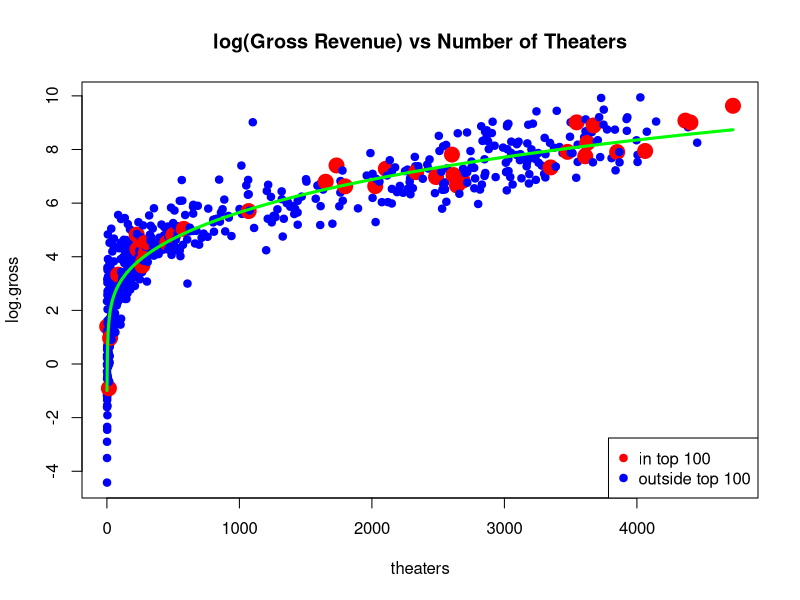

Here is the R script that generated this plot:
#19_CT_1.R
setwd("/Users/kurisuuu/Documents/glasgow_stats_2021/introtoR/2019_CT1-20210210/M")

#1 [2 marks] Use R to read in the file julymovies.csv *correctly* and 
#save it as a dataframe called movies.
movies=read.csv('julymovies.csv',na.string="*")
#correct

#2. [2 marks] Define a variable called lionsgate which contains the 
#number of movies within the dataframe movies which were distributed by Lionsgate.
#阅读理解错误，是求sum
#lionsgate=subset(movie,movie$distributor=='Lionsgate')
#i=0
#sum=0
#lionsgate=length(lionsgate$days)
#一开始错，修改后也work，直接用length导出
lionsgate=sum(movies$distributor=="Lionsgate")


#3. [2 marks] Define a vector called missing which contains the number of missing 
#values for each variable in the movies dataframe.
#In other words, the vector missing should have many elements as there are columns in the movies
#dataframe and each element in missing should correspond to one of the columns.
subset(movies,(movies$title=='NA'))
subset(movies,(movies$dis=='NA'))
subset(movies,(movies$g=='NA'))
subset(movies,(movies$thea=='NA'))
subset(movies,(movies$days=='NA'))
subset(movies,(movies$date=='NA'))
subset(movies,(movies$top=='NA'))
### WRONG!
#用is.na()，利用colsum，生成每一个col的sum，从而实现分col求和
missing=colSums(is.na(movies));missing

#4. [3 marks] Update the movies data frame by removing all rows where the values of days and top are
#missing. The updated dataframe should be called movies.
movies=subset(movies,!is.na(movies$days))
movies=subset(movies,!is.na(movies$top))
###correct
#Ans
movies <- subset(movies, !is.na(movies$top)&!is.na(movies$days))

#5. [2 marks] Define a variable called average.gross which contains the average 
#revenue per theatre for movies distributed by Walt Disney
#movies_yuno=subset(movies,movies$dis=="Walt Disney")
#movies_yuno=transform(movies_yuno,average.rev=gross/theaters)
#average.gross=movies_yuno$average.rev
#wrong(changed)
#ans 
disney=subset(movies, movies$distributor=="Walt Disney")
average.gross=sum(disney$gross)/sum(disney$theaters)

#6. [2 marks] Define a variable called log.gross which contains, for each movie 
#in the dataframe, the log transformed gross revenue. Add this variable to the 
#movies dataframe. (The additional column name should be log.gross and the 
#resulting dataframe should still be called movies)
#movies=transform(movies,log.gross=log(gross))
#correct
log.gross <- log(movies$gross)
movies <- transform(movies, log.gross=log.gross)

#7. [2 marks] Sort the movies data frame by number of theaters. 
#The sorted dataframe should be called movies.
#a=sort(movies$theaters)
#movies=movies[a,] 
#怎么重新排序呢？没思路 wrong!
#按行排序
#answer
movies=movies[order(movies$theaters),]
#x=c(1,9,5,6)
#p=order(x);p
#x[p]
#we can obtained sorted vector by apply the permutation obtained from order to x

#8. [5 marks] Produce a plot of log.gross by theaters
#Points representing movies which were in the top 100 grossing American movies of all time should be
#coloured red, while those which were not in the top 100 should be coloured blue.
#• You should set pch=19 (this changes the plotting character to an solid circle)
#• Points representing the movies which were in the top 100 grossing American movies of all time should
#be twice the size of those representing movies not in the top 100.
#• The title of the plot “log(Gross Revenue) vs Number of Theaters”.
#• There should be a legend the same as the one shown on the plot on page 3.

#Wrong! 怎么弄top100呢？
#如何控制cex呢？1+unclass
mycol=c("blue","red")
plot(log.gross~theaters,data=movies, #画log图，先加一行
     #cex.axis=1.1, cex.lab=1.1, cex.main=1.1,
     col=mycol[unclass(movies$top)+1],
     main="log(Gross Revenue) vs Number of Theaters",
     pch=19,
     cex = unclass(movies$top)+1)
legend("bottomright",pch=19,col=c("red","blue"),
       legend=c("in top 100","outside top 100"))

#9 Define a matrix X which is the design matrix required for fitting a fractional polynomial regression
#model where log transformed gross revenue is the response, y, and number of theaters is the covariate,
#x.
x=movies$theaters
y=movies$log.gross
X=cbind(x^-1,x^-0.5,1,sqrt(x),x)

#10. [3 marks] Using the design matrix, X, from Question 9 define a vector y.hat which contains,
#ˆy = (yˆ1, ...yˆn), the fitted values for the fractional polynomial regression between the log transformed
#revenue (response) and number of theaters (covariate).
beta=solve(t(X)%*%X,t(X)%*%y)
y.hat=X%*%beta

#11. [2 marks] Add the fitted fractional polynomial regression line to the plot produced in Question 8. You
#should add a thick green line to represent the fitted model. Your plot should look like the one at the
#top of page 4.
#怎么添加这条线啊？？？
#不是abline，是lines
lines(movies$theaters,y.hat,col="green",lwd=3)

#12. Define a variable Rsq which contains the R2 value for the fitted fractional polynomial regression line
#computed in Question 10.
Rsq=1-sum((y-y.hat)^2)/sum((y-mean(y))^2)
#or
y <- log.gross
n <- length(y)
f <- y.hat
Rsq <- 1-(sum((y-f)^2)/sum((y-mean(y))^2))

#13 Use a simulation based on 1000 possible journeys to define a vector called late which contains the
#probability Susan arrives after the movie starts at 8pm.
set.seed(123)
#Ans 这也太漂亮了吧，直接就是sum()/1000，算出了概率
leaves=runif(1000,0,30) #模拟leave的时间
journey=runif(1000,30,45) #模拟交通time
total=leaves+journey #模拟求和
late=sum(total>=60)/1000 #直接用sum求概率

#14. [4 marks] For this question you should answer based on your simulation from Question 13.
#i) Define a variable called waiting which contains the average number of minutes that Susan has to
#wait before the film begins.
#ii) Define a variable called unseen which contains average number of minutes of the movie Susan will
#miss if she is not there for the start of the movie.
#waiting=mean(60-total)
#Wrong
waiting <- abs(mean(total[total<60])-60) 
unseen=mean(total[total>60])-60





